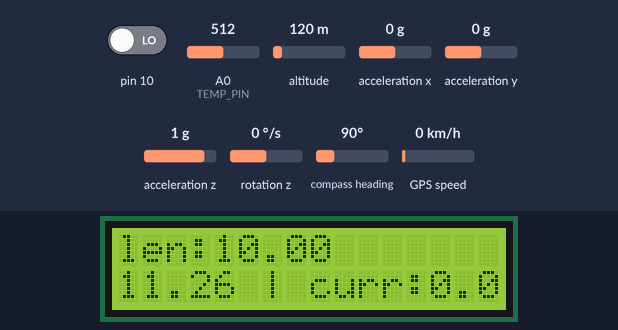
The sketch below on a simulated Arduino Uno, built with avr-gcc and run on an emulated ATmega328P. Shown: 16×2 character LCD. Wiring (inferred from the names in the program): MPU-6050 motion sensor at I2C address 0x68; character LCD (HD44780): RS pin 2; E pin 3; data pin 4, pin 5, pin 6, pin 7. Inputs (shaded band) come from the test bench; at power-on: acceleration x 0 g, acceleration y 0 g, A0 (TEMP_PIN) = 512, pin 10 LOW, altitude 120 m, rotation z 0 °/s, acceleration z 1 g, compass heading 90°, GPS speed 0 km/h. The GPS gets a fix after 3 s at 37.7749, -122.4194 with 8 satellites; what the sketch prints to the serial monitor is not drawn.

Above: at 4.3 s.
4.4 s: acceleration x set to -0.2 g
At 5.75 s:
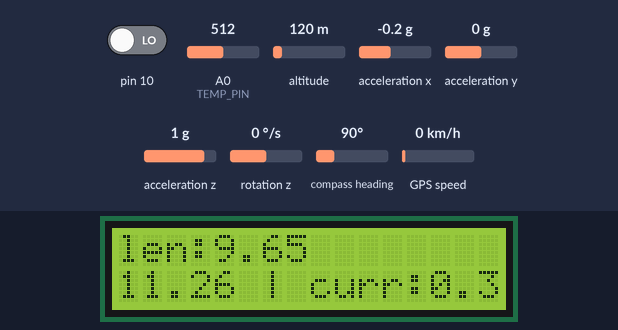
6.1 s: acceleration y set to -1.4 g
At 7.0 s:
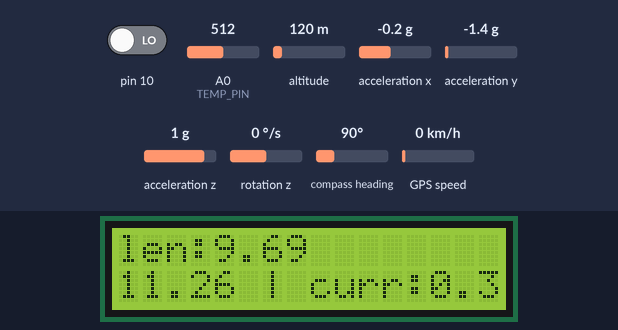
8.3 s: A0 (TEMP_PIN) set to 716
At 9.5 s:
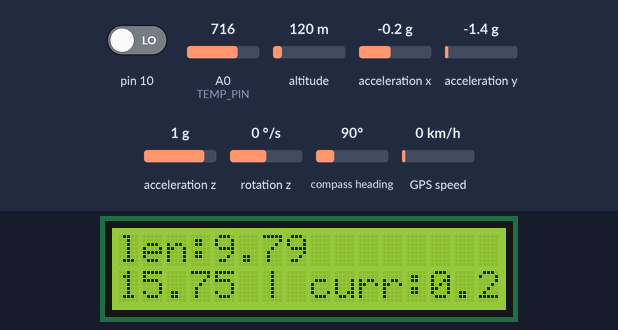
10.3 s: pin 10 driven HIGH
At 12.3 s:
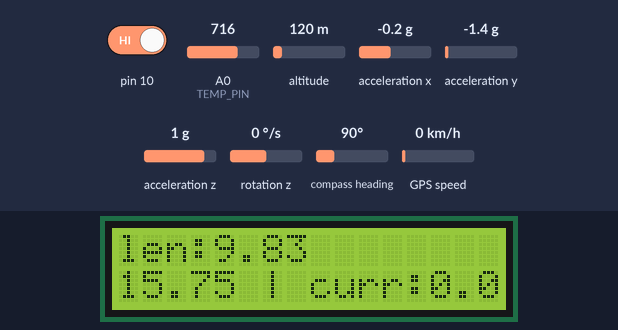
12.4 s: altitude set to 20 m
16.5 s: rotation z set to -100 °/s
At 18.4 s:
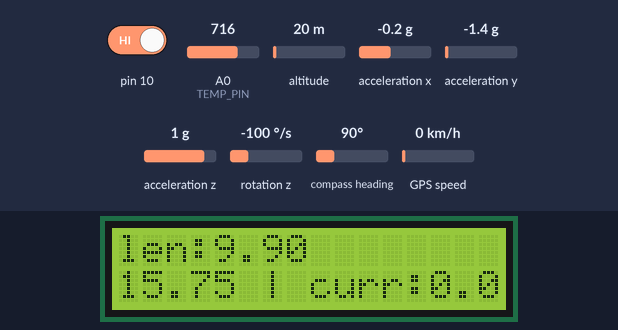
Timing chart, 0 to 19.6 s (numbered marks = the images above; inputs shaded):
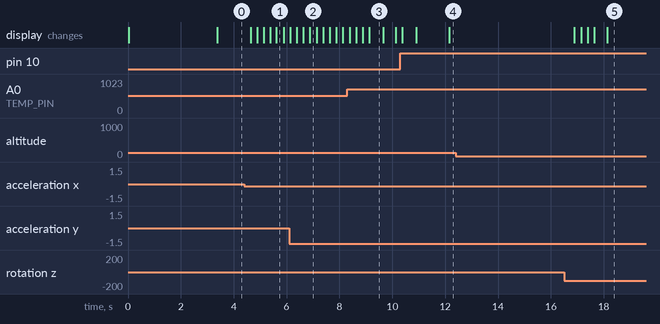

Measured:
- after the input at 4.4 s, the display: first changes after 0.24 s (image 1 shows a later state)
- after the input at 12.4 s, every drawn part: stays the same
- after the input at 16.5 s, the display: first changes after 0.38 s (image 5 shows a later state)
- what the display in image 3 shows lasts 0.6 s, from 9.1 s to 9.7 s

The sketch:

arduino_well_structured.ino
```cpp
#include <SoftwareSerial.h>
#include <TinyGPS++.h>
#include <avr/io.h>
#include <util/delay.h>
#include <math.h>

// Basic Definitions
#define F_CPU 16000000UL
#define F_SCL 100000UL

// MPU6050 registers
#define MPU6050_ADDR  0x68
#define PWR_MGMT_1    0x6B
#define gyro_x        0x43
#define gyro_y        0x45
#define gyro_z        0x47
#define ax            0x3B
#define ay            0x3D
#define az            0x3F

// Temperature sensor analog pin
#define TEMP_PIN      PC0

// LCD pins (PORTD)
#define RS            PD2    // LCD RS -> PD2
#define EN            PD3    // LCD EN -> PD3

// GPS pins (SoftwareSerial)
#define GPS_RX        8
#define GPS_TX        9

// Tare switch pin
#define tare          10

// Global cable and temperature totals
double cable_tot = 10.0;
double temp_tot  = 10.0;

// Global SoftwareSerial instance for GPS
SoftwareSerial gpsSerial(GPS_RX, GPS_TX);

/*
 * CableLength()
 * Calculates the cable length based on the number of turns (T) using the drum's geometry.
 */
double CableLength(float T) {
  float R_outer = 100, R_inner = 27, wire_diameter = 5, drum_width = 60;
  double totalLength = 0.0;
  float N = int(drum_width / wire_diameter);
  int k = 1;
  while (T > 0.0) {
    int layer = int((k - 1) / N);
    float radius = R_outer - layer * wire_diameter;
    if (radius <= R_inner) break;
    float turns = min(N, T);
    totalLength += turns * 2.0 * PI * radius / 1000.0;
    T -= turns;
    k++;
  }
  return totalLength;
}

/*
 * TemperatureSensor Module
 * Initializes the ADC and converts the sensor's analog value to a temperature.
 */
struct TemperatureSensor {
  void init() {
    ADMUX |= (1 << REFS1) | (1 << REFS0);
    ADCSRA |= (1 << ADEN) | (1 << ADPS2) | (1 << ADPS1);
  }

  float read(uint8_t pin) {
    ADMUX = (ADMUX & 0xF0) | (pin & 0x0F);
    ADCSRA |= (1 << ADSC);
    while (ADCSRA & (1 << ADSC));
    int sensor = ADC;
    return sensor * 0.225 * 100.0 / 1023.0;
  }
};

/*
 * LCD Module
 * Provides basic LCD functionality in 4-bit mode.
 * Functions: LCDInit, LCDSend, LCDClear, LCDString, LCDStringPos.
 */
struct LCD {
  void LCDInit() {
    DDRD |= (1 << RS) | (1 << EN) | (1 << PD4) | (1 << PD5) | (1 << PD6) | (1 << PD7);
    _delay_ms(20);
    LCDSend(0x02, 0);
    LCDSend(0x28, 0);
    LCDSend(0x0C, 0);
    LCDSend(0x06, 0);
    LCDClear();
  }

  void LCDPulseEnable() {
    PORTD &= ~(1 << EN);
    _delay_us(1);
    PORTD |= (1 << EN);
    _delay_us(1);
    PORTD &= ~(1 << EN);
    _delay_us(100);
  }

  void LCDSend(uint8_t data, uint8_t mode) {
    if (mode == 0)
      PORTD &= ~(1 << RS);
    else
      PORTD |= (1 << RS);
    PORTD = (PORTD & 0x0F) | (data & 0xF0);
    LCDPulseEnable();
    PORTD = (PORTD & 0x0F) | ((data << 4) & 0xF0);
    LCDPulseEnable();
    _delay_ms(2);
  }

  void LCDClear() {
    LCDSend(0x01, 0);
    _delay_ms(2);
    LCDSend(0x80, 0);
  }

  void LCDString(String str) {
    for (int i = 0; i < str.length(); i++) {
      LCDSend(str[i], 1);
    }
  }

  void LCDStringPos(int row, int pos, String str) {
    if (pos < 16) {
      if (row == 0)
        LCDSend(0x80 | pos, 0);
      else if (row == 1)
        LCDSend(0xC0 | pos, 0);
      LCDString(str);
    }
  }
};

/*
 * MPU6050 Module
 * Handles I2C communication with the MPU6050 sensor and fuses gyro and accelerometer data via a Kalman filter.
 * Functions: MPU6050Init, MPU6050ReadReg, getAcc, getGyro, get_theta_acc, kalman_filter, new_cycles.
 */
struct MPU6050 {
  float prev;
  int cnt;
  float st;

  MPU6050() : prev(0), cnt(0), st(0) { }

private:
  void i2cInit() {
    TWSR = 0x00;
    TWBR = ((F_CPU / F_SCL) - 16) / 2;
    TWCR = (1 << TWEN);
  }

  void i2cStart() {
    TWCR = (1 << TWSTA) | (1 << TWEN) | (1 << TWINT);
    while (!(TWCR & (1 << TWINT)));
  }

  void i2cStop() {
    TWCR = (1 << TWSTO) | (1 << TWEN) | (1 << TWINT);
    while (TWCR & (1 << TWSTO));
  }

  void i2cWrite(uint8_t data) {
    TWDR = data;
    TWCR = (1 << TWEN) | (1 << TWINT);
    while (!(TWCR & (1 << TWINT)));
  }

  uint8_t i2cRead(bool ack) {
    TWCR = (1 << TWEN) | (1 << TWINT) | (ack ? (1 << TWEA) : 0);
    while (!(TWCR & (1 << TWINT)));
    return TWDR;
  }

public:
  int16_t MPU6050ReadReg(uint8_t reg) {
    i2cStart();
    i2cWrite(MPU6050_ADDR << 1);
    i2cWrite(reg);
    i2cStart();
    i2cWrite((MPU6050_ADDR << 1) | 1);
    int16_t value = (i2cRead(true) << 8) | i2cRead(false);
    i2cStop();
    return value;
  }

  float getAcc(uint8_t reg) {
    return MPU6050ReadReg(reg) / 16384.0;
  }

  float getGyro(uint8_t reg) {
    float sum = 0.0;
    for (int i = 0; i < 50; i++) {
      sum += MPU6050ReadReg(reg) / 131.0;
    }
    return sum / 50.0;
  }

  float get_theta_acc() {
    float accY = getAcc(ay);
    float accX = getAcc(ax);
    float val = -atan2(accY, accX) * 180.0 / PI;
    return (val < 0 ? val + 360 : val);
  }

  float kalman_filter(float gyroRate, float sensorAngle, float dt) {
    static float angle = 0.0, bias = 0.0, P[2][2] = { {1.0, 0.0}, {0.0, 1.0} };
    const float Q_angle = 0.001, Q_bias = 0.003, R_measure = 0.03;
    float rate = gyroRate - bias;
    angle += dt * rate;
    P[0][0] = P[0][0] + dt * (dt * P[1][1] - P[0][1] - P[1][0] + Q_angle);
    P[0][1] = P[0][1] - dt * P[1][1];
    P[1][0] = P[1][0] - dt * P[1][1];
    P[1][1] = P[1][1] + Q_bias * dt;
    float y = sensorAngle - angle;
    float S = P[0][0] + R_measure;
    float K0 = P[0][0] / S, K1 = P[1][0] / S;
    angle += K0 * y;
    bias  += K1 * y;
    float P00_temp = P[0][0], P01_temp = P[0][1];
    P[0][0] -= K0 * P00_temp;
    P[0][1] -= K0 * P01_temp;
    P[1][0] -= K1 * P00_temp;
    P[1][1] -= K1 * P01_temp;
    return angle;
  }

  // Initializes the MPU6050 sensor
  void MPU6050Init() {
    i2cInit();
    i2cStart();
    i2cWrite(MPU6050_ADDR << 1);
    i2cWrite(PWR_MGMT_1);
    i2cWrite(0x00);
    i2cStop();
    prev = get_theta_acc();
    st = new_cycles();
  }

  // Reads sensor data, applies sensor fusion, and computes rotation cycles
  float new_cycles() {
    float startTime = millis();
    float gz = getGyro(gyro_z);
    delay(100);
    float theta_acc = get_theta_acc();
    float dt = (millis() - startTime) / 1000.0;
    if (prev - theta_acc > 300.0)
      theta_acc += cnt * 360.0;
    else
      theta_acc += max((cnt - 1) * 360.0, 0);
    float filtered_theta = kalman_filter(gz, theta_acc, dt);
    prev = fmod(theta_acc, 360.0);
    cnt = ceil(theta_acc / 360.0);
    return filtered_theta / 360.0;
  }
};

/*
 * GPS Module
 * Uses TinyGPS++ to update and store current latitude and longitude.
 */
struct GPSModule {
  TinyGPSPlus gps;
  float lat;
  float lng;
  SoftwareSerial* serial;

  GPSModule(SoftwareSerial &serialRef) : lat(0.0), lng(0.0), serial(&serialRef) { }

  void update() {
    while (serial->available()) {
      gps.encode(serial->read());
      if (gps.location.isUpdated()) {
        lat = gps.location.lat();
        lng = gps.location.lng();
      }
    }
  }
};

// Global module objects using original nomenclature
TemperatureSensor temp;
LCD lcd;
MPU6050 mpu;
GPSModule gpsModule(gpsSerial);

void setup() {
  temp.init();
  lcd.LCDInit();
  DDRB &= ~(1 << PB2);
  mpu.MPU6050Init();
  gpsSerial.begin(9600);
  Serial.begin(9600);
  // Wait for valid GPS data
  while (gpsModule.lat == 0.0) {
    if (gpsSerial.available()) {
      gpsModule.gps.encode(gpsSerial.read());
      if (gpsModule.gps.location.isUpdated()) {
        gpsModule.lat = gpsModule.gps.location.lat();
        gpsModule.lng = gpsModule.gps.location.lng();
      }
    }
  }
}

void loop() {
  float temp_val = temp.read(TEMP_PIN);
  float cycles = mpu.new_cycles();
  float currentLength = max(min(cable_tot - CableLength(cycles), 10.0), 0.0);

  if (PINB & (1 << PB2))
    temp_tot = currentLength;

  String gyroStr = "len:" + String(currentLength, 2);
  lcd.LCDClear();
  lcd.LCDString(gyroStr);

  String tempStr = String(temp_val) + " | curr:" + String(temp_tot - currentLength, 2);
  lcd.LCDStringPos(1, 0, tempStr);

  static int tm = 0;
  if (tm == 5) {
    gpsModule.update();
    Serial.print(currentLength);
    Serial.print(",");
    Serial.print(temp_val);
    Serial.print(",");
    Serial.print(gpsModule.lat, 2);
    Serial.print(",");
    Serial.println(gpsModule.lng, 2);
    tm = 0;
  }
  tm++;
  delay(50);
}
```
